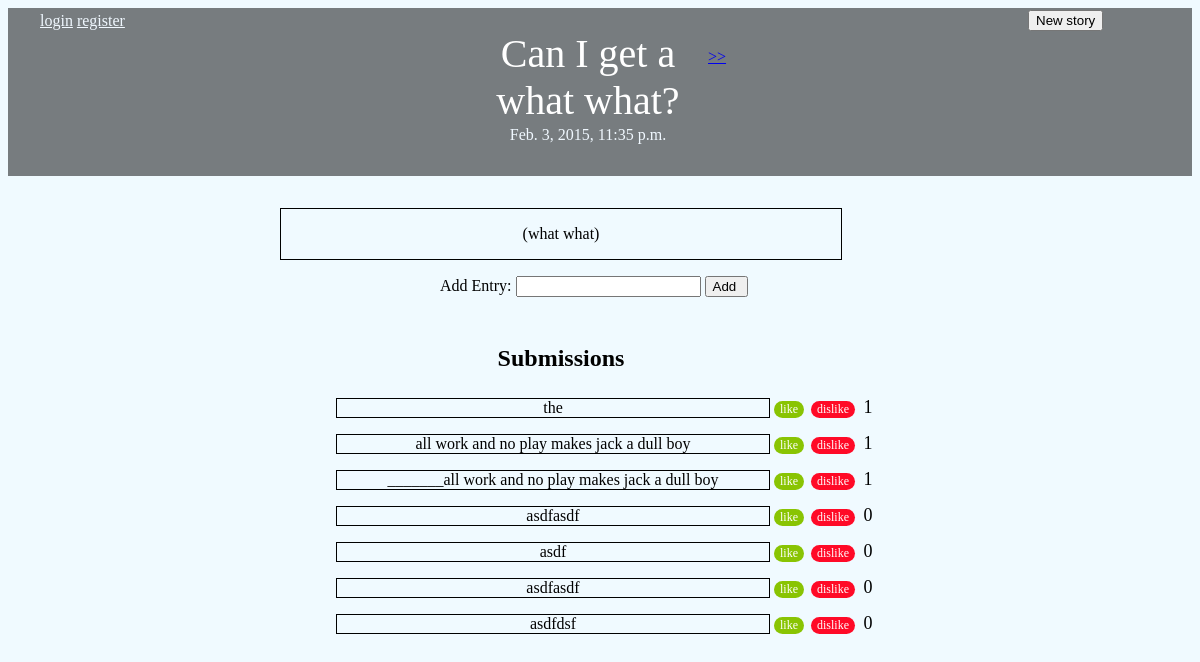
The page /1 on the database its author committed.
### blogapp/models.py (models this page shows, shortened)
class Story(models.Model):
    title = models.CharField(max_length=140)
    body = models.TextField()
    date = models.DateTimeField()
    active = models.BooleanField(default=True)

class Submission(models.Model):
    story = models.ForeignKey(Story)
    text = models.CharField(max_length=140)
    votes = models.IntegerField(default=0)
    date = models.DateTimeField()
    author = models.ForeignKey(User, related_name='author')
    voted_on = models.ManyToManyField(User, related_name='voter')

### blogapp/views.py (the view)
# urls.py: url(r'^(?P<page>\d+)$', views.main, name='main'),
def main(request, page):
    stories = Story.objects.all().order_by('date')
    submissions = Submission.objects.all().order_by('-votes')
    paginator = Paginator(stories, 1)
    try:
        stories = paginator.page(page)
    except (InvalidPage, EmptyPage):
        stories = paginator.page(paginator.num_pages)
    return render(request, 'blogapp/main.html', dict(stories=stories, submissions=submissions))

### blogapp/templates/blogapp/main.html (shortened to what this page needs)
{% load staticfiles %}
<!DOCTYPE html>
<html>
<head lang="en">
    <link rel="stylesheet" type="text/css" href="{% static 'blogapp/style.css' %}" />
</head>
<body>
    <header>
      <div class="wrap">
        {% if user.is_authenticated %}
           <div class="user">
            <p style="color: aliceblue; display:inline-block">Welcome {{ user.get_username }}! </p>
             <div class="logout">
            <a style="color:aliceblue;" href="{% url 'logout' %}">logout</a>
        </div>
          </div>
        {% else %}
          <div class="login">
            <a style="color:aliceblue;" href="{% url 'login' %}">login</a>
          </div>
          <div class="register">
            <a style="color:aliceblue;" href="{% url 'register' %}">register</a>
          </div>
        {% endif %}
            <div id="story">
        {% for story in stories %}
            <div class="title">
            <div class= "title_text"> {{ story.title }} </div>
            </div>
                <div class="time">{{ story.date }}</div>
        {% if stories.object_list and stories.paginator.num_pages > 1 %}
        <div class="pagination" style="margin-top: 20px; margin-left: -20px; ">
            <span class="step-links">
                {% if stories.has_next %}
                    <div class= "older_entries">
                    <a href="{{ stories.next_page_number }}"> &gt;&gt; </a>
                    </div>
                {% endif %}
            </span>
        </div>
        </div>
        </div>
        {% endif %}
    </header>
    <div class= "story_box">
        <div class="body">{{ story.body|linebreaks }}</div>
    </div>
    <div class= "add_submission">
    <form action='{{ stories.number }}/submission/' method='post'>
        <p> Add Entry: <input type= "text" name="submission">
        <input type="submit" name="submission_button" value="Add ">
    </div>
    <div class= "submissions">
        <div class= "submission_title">
            <h1> Submissions </h1>
        </div>
        {% for submission in submissions %}
            {% ifequal submission.story.pk story.pk %}
                <div class= "submission_box">
                    <div class= "text"> {{submission.text}}</div>
                </div>
                <form action="{{ stories.number }}/submission/{{ submission.pk }}/like/" style="display:inline-block;" method="post">
                    <input id="like" class="like" type="submit" value="like">
                </form>
                <form action="{{ stories.number }}/submission/{{ submission.pk }}/dislike/" style="display:inline-block;" method="post">
                    <input id="dislike" class="dislike" type="submit" value="dislike"/>
                 <div class="votes">{{ submission.votes }}</div>
                </form>
            {% endifequal %}
        {% endfor %}
    </div>
    {% endfor %}
    <div class= "new_story">
        <div class= "new_story_button">
        <form action='/newstory/' method='post'>{% csrf_token %}
        <input type='submit' value='New story' />
        </form>
        </div>
        </div>
</body>
</html>

### blogapp/static/blogapp/style.css (style rules this page uses)
html, body { max-width: 100%; overflow-x: hidden; background: #F0FAFF }
header, .full-width { width: 100%; background: rgba(0, 0, 0, 0.5); padding-bottom: 0.5em; }
.login { display: inline-block; margin-left: -23em; }
.register { display: inline-block; }
.wrap { width: 80%; max-width: 24em; margin: 0 auto; padding: 0.25em 0.625em; }
.title { position: relative; font-size: 40px; text-align: center; padding-bottom: .25em; width: 15em; }
.title_text { width: 6.5em; margin-left: 1.25em; color: white; }
.time { position: relative; text-align: center; color: aliceblue; margin-left: -1.5em; }
.time { margin-top: -.5em; }
.body { margin-left: 17em; width: 34em; padding-left: .5em; padding-right: .5em; text-align: center; border: solid; border-width: 1px; margin-top: 2em; margin-bottom: 1em; }
.older_entries { position: absolute; left: 41%; margin-left: 13.5em; top: 3em; color: aliceblue; }
.submissions { margin-left: 27em; }
.submission_box { position: relative; border: solid; border-width: 1px; width: 25em; margin-left: -6.5em; word-wrap: break-word; padding-left: 1em; padding-right: 1em; margin-top: 1em; display:inline-block; }
.submission_title { font-size: 12px; margin-left: 4.8em; margin-bottom: -.5em; }
.text { text-align: center; }
.votes { font-size: 18px; font-family: Times,serif; display:inline-block; border-width: 1px; padding-left: .25em; padding-right: .25em; margin-right: .25em; width: 1em; }
.like { font-size:12px; font-family:Times, serif; font-weight:normal; border-radius:16px; border:0px solid #68aa07; background-color:#89c403; color:#ffffff; display:inline-block; }
.dislike { font-size:12px; font-family:Times, serif; font-weight:normal; border-radius:16px; border:0px solid #f04030; background-color: #ff0a27; color:#ffffff; display:inline-block; margin-left: .25em; }
.add_submission { padding-bottom: 1em; margin-left: 27em; }
.new_story { position: absolute; padding-top: .5em; margin-left: 85%; top: .15em; }

### rows shown on the page
Story: title "Can I get a what what?", date "Feb. 3, 2015, 11:35 p.m.", body "(what what)"
Submission: text "the", votes "1"
Submission: text "all work and no play makes jack a dull boy", votes "1"
Submission: text "_______all work and no play makes jack a dull boy", votes "1"
Submission: text "asdfasdf", votes "0"
Submission: text "asdf", votes "0"
Submission: text "asdfasdf", votes "0"
Submission: text "asdfdsf", votes "0"
